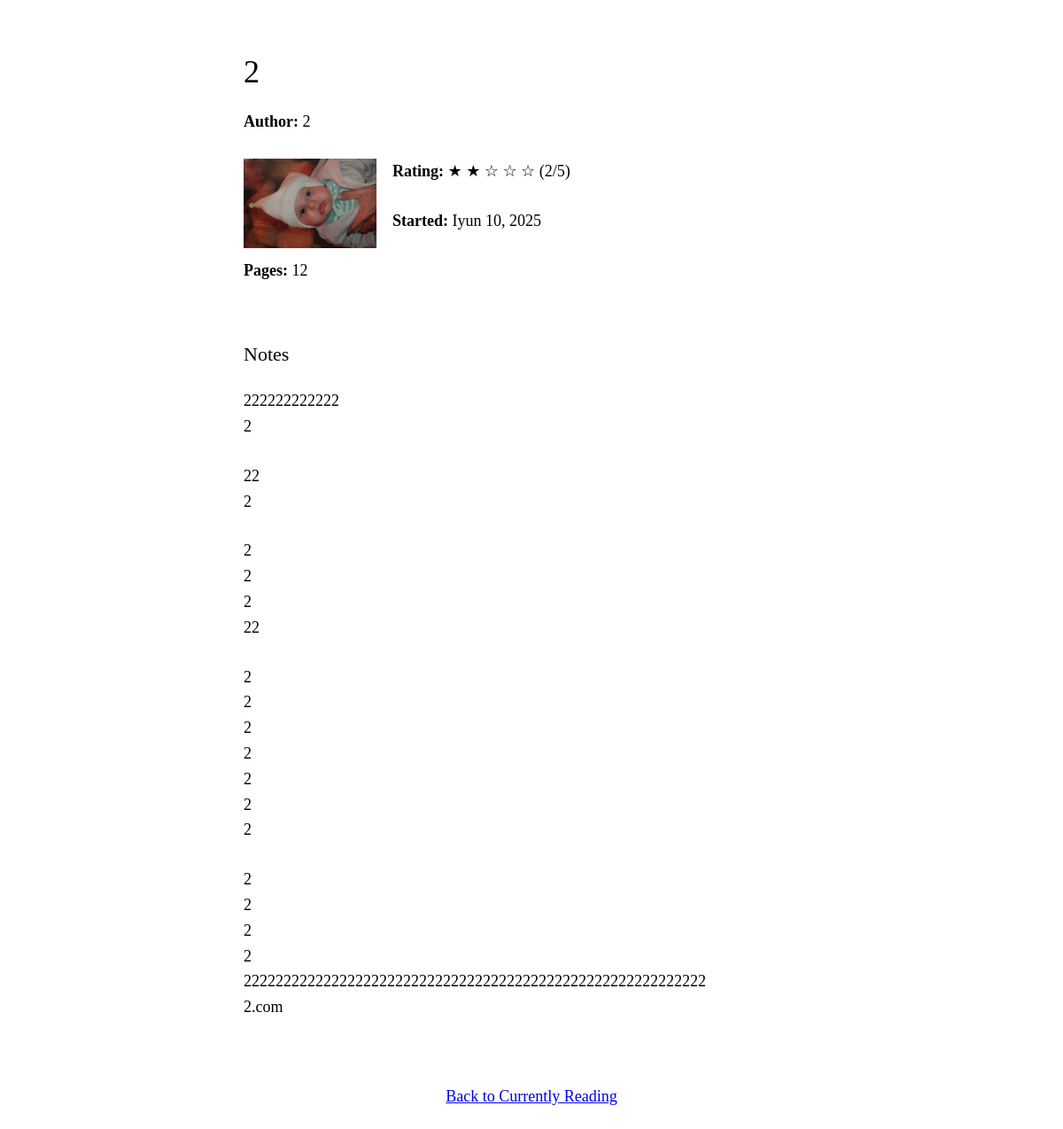
The page /books/2/ on the database its author committed.
### blog/models.py (models this page shows, shortened)
class Book(models.Model):
    STATUS_CHOICES = [
        ('want_to_read', 'Want to Read'),
        ('currently_reading', 'Currently Reading'),
        ('completed', 'Completed'),
        ('paused', 'Paused'),
    ]
    RATING_CHOICES = [
        (1, '1 - Terrible'),
        (2, '2 - Bad'),
        (3, '3 - Average'),
        (4, '4 - Good'),
        (5, '5 - Excellent'),
    ]
    title = models.CharField('Book title', max_length=200)
    slug = models.SlugField('URL slug', unique=True)
    author = models.CharField('Author', max_length=200)
    cover_image = models.ImageField('Cover image', upload_to='images/books/', blank=True, null=True)
    status = models.CharField('Status', max_length=20, choices=STATUS_CHOICES, default='want_to_read')
    rating = models.IntegerField('Rating', choices=RATING_CHOICES, blank=True, null=True)
    notes = models.TextField('Notes', blank=True)
    start_date = models.DateField('Start date', blank=True, null=True)
    finish_date = models.DateField('Finish date', blank=True, null=True)
    pages = models.PositiveIntegerField('Page count', blank=True, null=True)
    isbn = models.CharField('ISBN', max_length=20, blank=True)
    buy_url = models.URLField('Purchase URL', blank=True, null=True)
    order = models.PositiveIntegerField('Order', default=0)
    created_at = models.DateTimeField('Created at', auto_now_add=True)
    class Meta:
        ordering = ['order', '-created_at']
        verbose_name = 'Book'
        verbose_name_plural = 'Books'

### blog/views.py (the view)
# urls.py: path('books/<slug:slug>/', views.BookDetailView.as_view(), name='book_detail'),
class BookDetailView(DetailView):
    model = Book
    template_name = 'blog/book_detail.html'
    context_object_name = 'book'
    slug_field = 'slug'
    slug_url_kwarg = 'slug'
    def get_queryset(self):
        return Book.objects.all()

### templates/blog/book_detail.html (shortened to what this page needs)
{% extends 'base.html' %}
{% load static %}
{% block content %}
    <header>
        <h1>{{ book.title }}</h1>
        <p><strong>Author:</strong> {{ book.author }}</p>
    </header>
    <main>
        {% if book.cover_image %}
            <img src="{{ book.cover_image.url }}" alt="{{ book.title }} cover" class="book-cover">
        {% endif %}
        {% if book.rating %}
            <p><strong>Rating:</strong>
                {% for i in "12345" %}
                    {% if forloop.counter <= book.rating %}★{% else %}☆{% endif %}
                {% endfor %}
                ({{ book.rating }}/5)
            </p>
        {% endif %}
        {% if book.finish_date %}
            <p><strong>Completed:</strong> {{ book.finish_date|date:"F d, Y" }}</p>
        {% elif book.start_date %}
            <p><strong>Started:</strong> {{ book.start_date|date:"F d, Y" }}</p>
        {% endif %}
        {% if book.pages %}
            <p><strong>Pages:</strong> {{ book.pages }}</p>
        {% endif %}
        {% if book.notes %}
            <div class="book-notes">
                <h3>Notes</h3>
                {{ book.notes|linebreaks }}
            </div>
        {% endif %}
    </main>
    <footer>
        <div class="back-link">
            {% if book.status == 'completed' %}
                <p><a href="{% url 'blog:books_completed' %}">Back to Read Books</a></p>
            {% elif book.status == 'currently_reading' %}
                <p><a href="{% url 'blog:books_currently_reading' %}">Back to Currently Reading</a></p>
            {% elif book.status == 'want_to_read' %}
                <p><a href="{% url 'blog:books_want_to_read' %}">Back to Want to Read</a></p>
            {% else %}
                <p><a href="{% url 'blog:books' %}">Back to Books</a></p>
            {% endif %}
        </div>
    </footer>
{% endblock %}

### templates/base.html (style rules this page uses)
body { font-family: Georgia, serif; font-size: 18px; line-height: 1.6; color: #000; background: #fff; margin: 0; padding: 0; }
h1 { font-size: 36px; font-weight: normal; margin: 0 0 20px 0; line-height: 1.2; }
h3 { font-size: 22px; font-weight: normal; margin: 3em 0 1em 0; line-height: 1.4; }
p { margin: 0 0 1.5em 0; }
a { color: #0000EE; text-decoration: underline; }
.back-link { margin-top: 4em; text-align: center; }
.book-cover { max-width: 150px; height: auto; margin: 0 1em 0 0; float: left; display: block; }

### rows shown on the page
Book: title "2", author "2", cover_image (picture), rating "2", start_date "Iyun 10, 2025", pages "12", notes "222222222222 2 22 2 2 2 2 22 2 2 2 2 2 2 2 2 2 2 2 2222222222222222222222222222222222222222222222222222222222 2.com"
